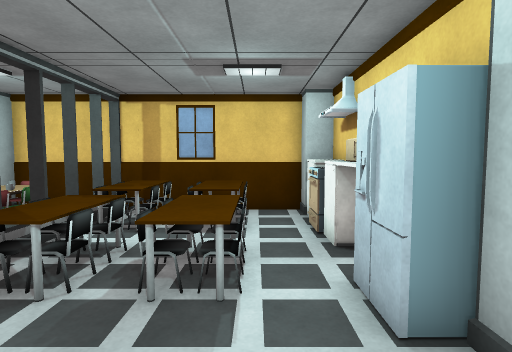
View 1 (above)

20 first-person views from a walk through a 3-D level made in the Unity game engine. The camera is 1.3 m above the floor, tilts 4° down and sees 80° across. Doors are open. The floor is counted in squares, 0.72 m on a side. Each view is taken from the middle of a square. On the plan, view 1 faces up. The plan holds only what a view shows up to about 16 squares ahead; the rest is blank. The player is left out. Some surface patterns are stand-ins.

View 2
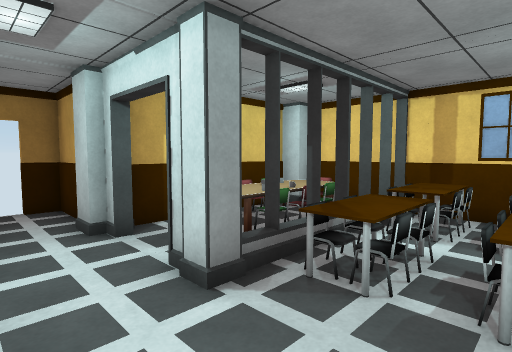

View 3
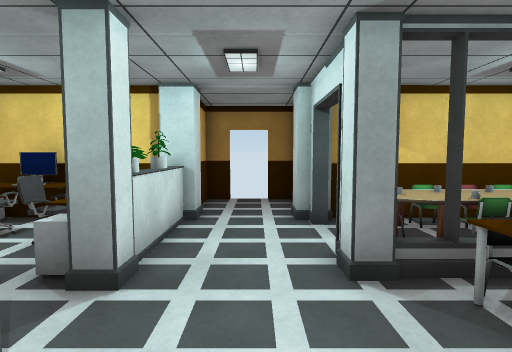

View 4
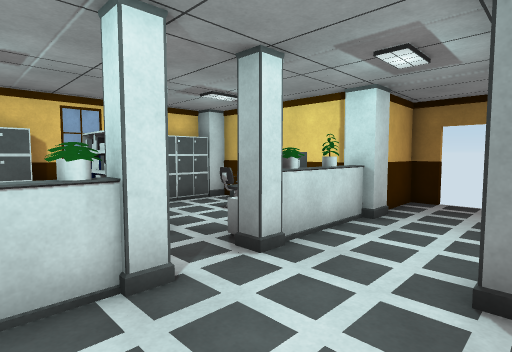

View 5
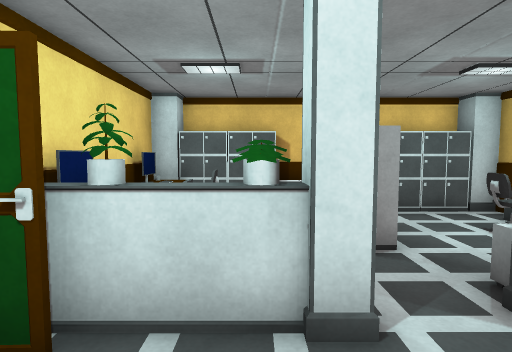

View 6
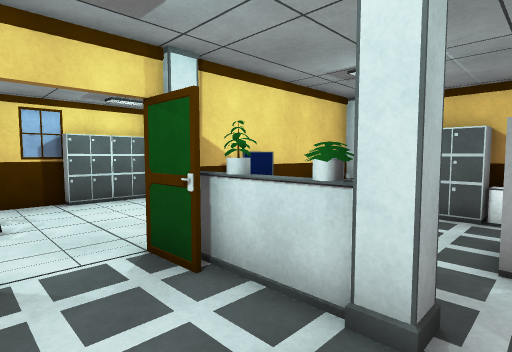

View 7
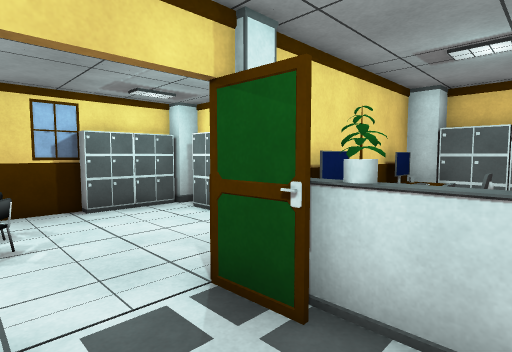

View 8
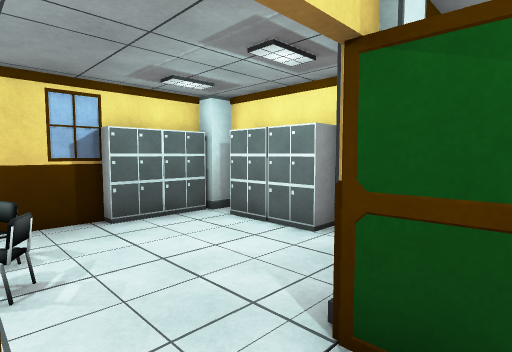

View 9
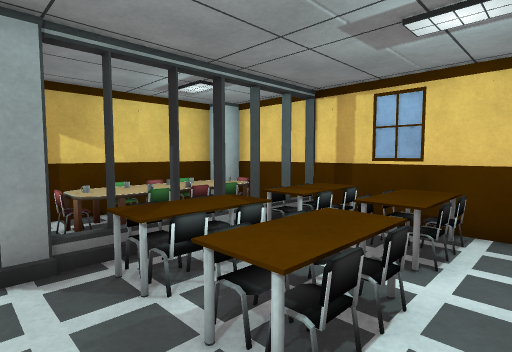

View 10
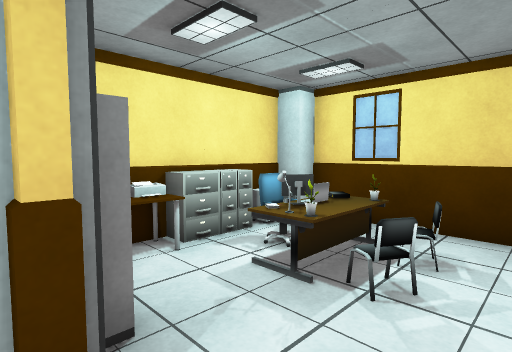

View 11
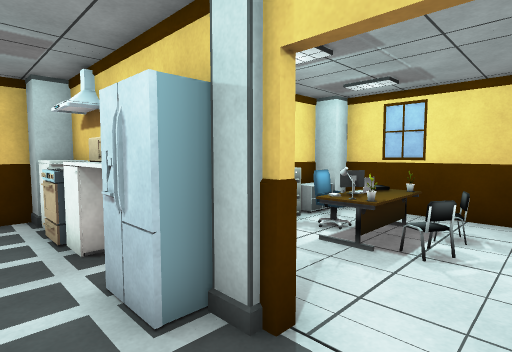

View 12
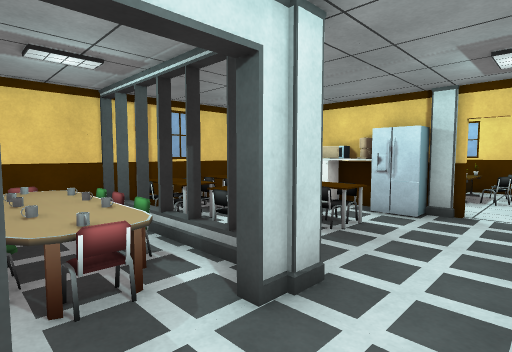

View 13
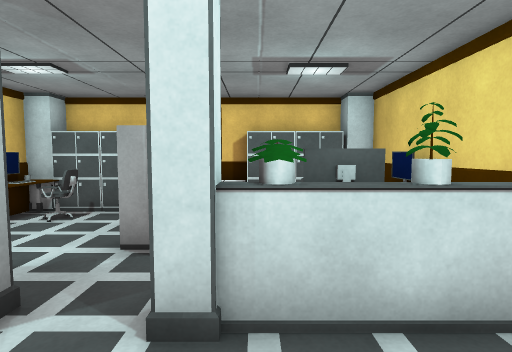

View 14
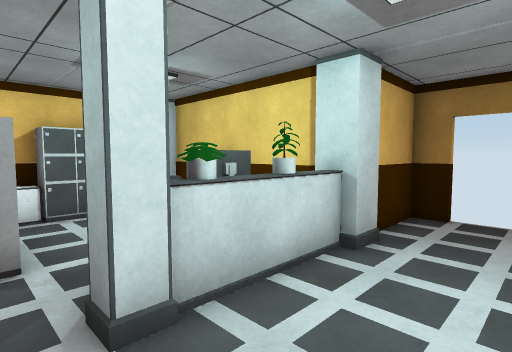

View 15
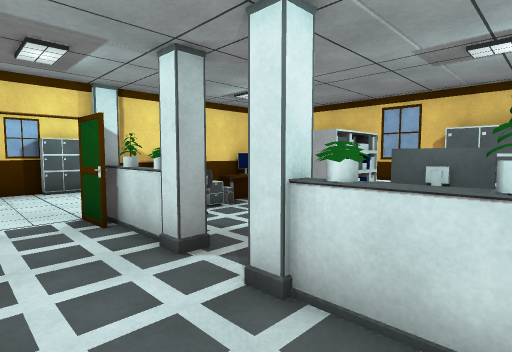

View 16
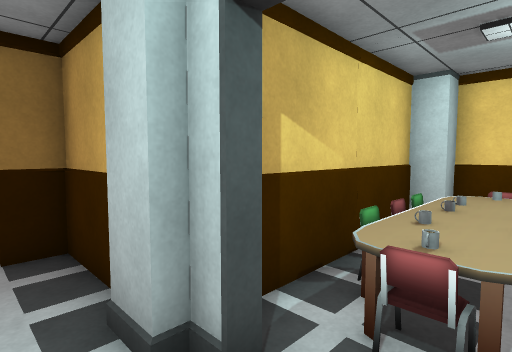

View 17
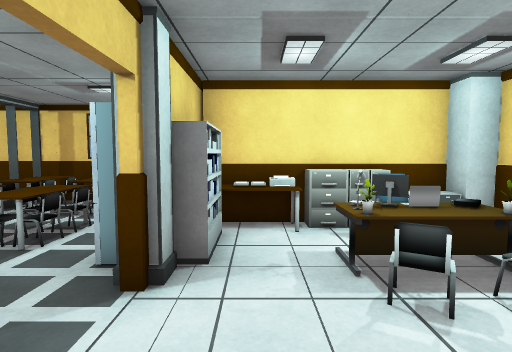

View 18
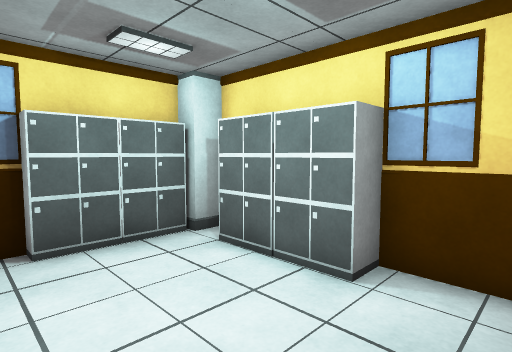

View 19
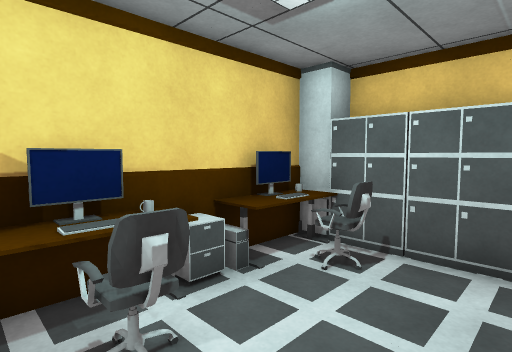

View 20
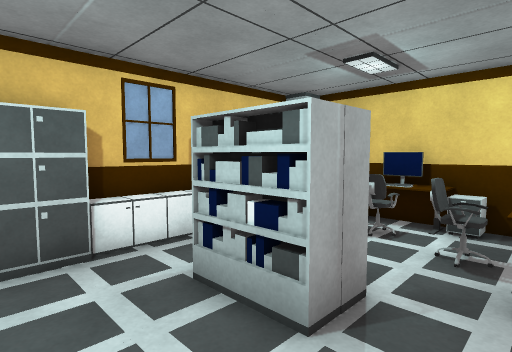

### Floor plan
Key: @ floor where view 1 was taken; # wall or solid block; x gap in a wall; . floor; D open door; = window, fence, low wall or low ledge; ^ raised ledge; P pillar; C chair; S stove; F fridge; T table; M mug; A cabinet; R printer; N monitor; E desk; L laptop; K keyboard; O other object.
Columns run from 13 left of view 1 to 10 right of it. Each row starts with its distance up from view 1.
 10     ############
  9     #POT#OO.OO.^
  8     #O#C#OO.O.O#
  7     #COC#OO.OO.S      PP
  6     #TT##OO.O.OO#OROOAAP
  5     #CMC#OO.OO.#OOR....#
  4     #TMT#OO.OO.FO...C..#
  3 ######DD#P.....#O.NELE.#
  2 #..............P.....E.#
  1 DD.............DD.. xC.#
  0  D...........@.........#
 -1  ###PP=^^P.P^^#P......A#
 -2    ######.....^ ......AA
 -3     #A.C.....CK#......AA
 -4     #O....O...^#..AAAAA#
 -5     #OC...O....A###   ##
 -6     #O........=##
 -7     #........COO
 -8     PPAAAAAAAAAAP
 -9         ####   PP

Positions as (right, up) in squares from view 1, and headings:
1: (0, 0), facing up
2: (-1, 0), facing up-left
3: (0, 1), facing left
4: (0, 3), facing down-left
5: (-1, 2), facing down
6: (-3, 2), facing down-right
7: (-1, 2), facing down-right
8: (1, 2), facing down-right
9: (1, 2), facing up-left
10: (2, 0), facing up-right
11: (0, 0), facing up-right
12: (-8, 0), facing up-right
13: (-5, 2), facing down
14: (-3, 2), facing down-left
15: (-7, 2), facing down-right
16: (-6, 1), facing up-left
17: (4, -2), facing up
18: (3, 0), facing down-right
19: (-2, -2), facing down-right
20: (0, -2), facing down-left
